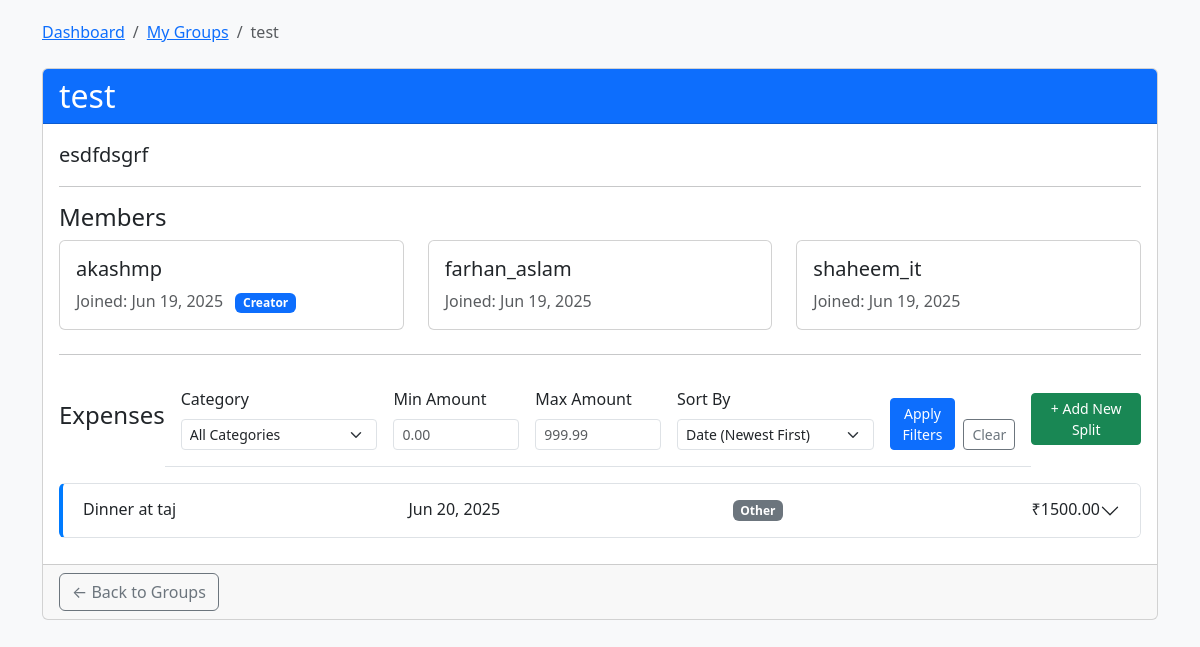
Page /dashboard/groups/4/ (signed in) on the committed database.
### hello/models.py (models this page shows, shortened)
class SplitGroup(models.Model):
    name = models.CharField(max_length=100)
    description = models.TextField(blank=True, null=True)
    created_at = models.DateTimeField(auto_now_add=True)
    creator = models.ForeignKey(User, on_delete=models.CASCADE)
    is_active = models.BooleanField(default=True)

class GroupMember(models.Model):
    group = models.ForeignKey(SplitGroup, on_delete=models.CASCADE)
    user = models.ForeignKey(User, on_delete=models.CASCADE)
    joined_at = models.DateTimeField(auto_now_add=True)
    class Meta:
        unique_together = ('group', 'user')

class Expense(models.Model):
    CATEGORY_CHOICES = [
        ('FOOD', 'Food'),
        ('FUEL', 'Fuel'),
        ('GROCERY', 'Grocery'),
        ('SHOPPING', 'Shopping'),
        ('BILLS', 'Bills'),
        ('TRAVEL', 'Travel'),
        ('ENTERTAINMENT', 'Entertainment'),
        ('OTHER', 'Other'),
    ]
    group = models.ForeignKey(SplitGroup, on_delete=models.CASCADE)
    name = models.CharField(max_length=100)
    amount = models.DecimalField(max_digits=10, decimal_places=2)
    date = models.DateTimeField(auto_now_add=True)
    paid_by = models.ForeignKey(User, on_delete=models.CASCADE)
    category = models.CharField(max_length=20, choices=CATEGORY_CHOICES, default='OTHER')
    is_active = models.BooleanField(default=True)

### hello/views.py (the view)
# urls.py: path('dashboard/groups/<int:group_id>/', views.view_group, name='view_group'),
@never_cache
@login_required
def view_group(request, group_id):
    group = get_object_or_404(SplitGroup, id=group_id)
    members = GroupMember.objects.filter(group=group).select_related('user')
    expenses = group.expense_set.all()
    current_category = request.GET.get('category', 'all')
    min_price = request.GET.get('min_price')
    max_price = request.GET.get('max_price')
    current_sort = request.GET.get('sort', 'date_desc')
    if current_category != 'all':
        expenses = expenses.filter(category=current_category)
    if min_price:
        try:
            expenses = expenses.filter(amount__gte=float(min_price))
        except ValueError:
            pass
    if max_price:
        try:
            expenses = expenses.filter(amount__lte=float(max_price))
        except ValueError:
            pass
    if current_sort == 'date_asc':
        expenses = expenses.order_by('date')
    elif current_sort == 'date_desc':
        expenses = expenses.order_by('-date')
    elif current_sort == 'name_asc':
        expenses = expenses.order_by('name')
    elif current_sort == 'name_desc':
        expenses = expenses.order_by('-name')
    elif current_sort == 'amount_asc':
        expenses = expenses.order_by('amount')
    elif current_sort == 'amount_desc':
        expenses = expenses.order_by('-amount')
    return render(request, 'hello/group_detail.html', {
        'group': group,
        'members': members,
        'expenses': expenses,  # Pass the filtered/sorted queryset
        'category_choices': Expense.CATEGORY_CHOICES,
        'current_category': current_category,
        'min_price': min_price,
        'max_price': max_price,
        'current_sort': current_sort,
        'user': request.user
    })

### hello/templates/hello/group_detail.html (shortened to what this page needs)
<!DOCTYPE html>
<html lang="en">
<head>
    <link rel="stylesheet" href="https://cdnjs.cloudflare.com/ajax/libs/font-awesome/6.0.0/css/all.min.css">
    <link href="https://cdn.jsdelivr.net/npm/bootstrap@5.3.0/dist/css/bootstrap.min.css" rel="stylesheet">
</head>
<body>
    <div class="container">
        <nav aria-label="breadcrumb" class="mb-4">
            <ol class="breadcrumb">
                <li class="breadcrumb-item"><a href="{% url 'dashboard' %}">Dashboard</a></li>
                <li class="breadcrumb-item"><a href="{% url 'list_groups' %}">My Groups</a></li>
                <li class="breadcrumb-item active">{{ group.name }}</li>
            </ol>
        </nav>
        <div class="card mb-4">
            <div class="card-header bg-primary text-white">
                <div class="d-flex justify-content-between align-items-center">
                    <h2 class="mb-0">{{ group.name }}</h2>
                </div>
            </div>
            <div class="card-body">
                <p class="lead">{{ group.description|default:"No description provided" }}</p>
                <hr>
                <h4>Members</h4>
                <div class="row row-cols-1 row-cols-md-3 g-4 mb-4">
                    {% for member in members %}
                    <div class="col">
                        <div class="card member-card">
                            <div class="card-body">
                                <h5 class="card-title">{{ member.user.username }}
                                </h5>
                                <p class="card-text text-muted">
                                    Joined: {{ member.joined_at|date:"M d, Y" }}
                                    {% if member.user == group.creator %}
                                    <span class="badge bg-primary ms-2">Creator</span>
                                    {% endif %}
                                </p>
                            </div>
                        </div>
                    </div>
                    {% endfor %}
                </div>
                <hr>
                <div class="d-flex justify-content-between align-items-center mb-3">
                    <h4>Expenses</h4>
<div class="card-body border-bottom">
    <form method="get" class="row g-3" id="filterForm">
        <div class="col-md-3">
            <label for="category" class="form-label">Category</label>
            <select name="category" id="category" class="form-select form-select-sm">
                <option value="all" {% if current_category == 'all' or not current_category %}selected{% endif %}>All Categories</option>
            </select>
        </div>
        <div class="col-md-2">
            <label for="min_price" class="form-label">Min Amount</label>
            <input type="number" name="min_price" id="min_price" class="form-control form-control-sm"
                   step="0.01" min="0" placeholder="0.00" value="{{ min_price }}">
        </div>
        <div class="col-md-2">
            <label for="max_price" class="form-label">Max Amount</label>
            <input type="number" name="max_price" id="max_price" class="form-control form-control-sm"
                   step="0.01" min="0" placeholder="999.99" value="{{ max_price }}">
        </div>
        <div class="col-md-3">
            <label for="sort" class="form-label">Sort By</label>
            <select name="sort" id="sort" class="form-select form-select-sm">
                <option value="date_desc" {% if current_sort == 'date_desc' %}selected{% endif %}>Date (Newest First)</option>
            </select>
        </div>
        <div class="col-md-2 d-flex align-items-end">
            <button type="submit" class="btn btn-primary btn-sm me-2">
                Apply Filters
            </button>
            <a href="{% url 'view_group' group.id %}" class="btn btn-outline-secondary btn-sm">
                Clear
            </a>
        </div>
    </form>
</div>
                    <a href="{% url 'add_expense' group.id %}" class="btn btn-success btn-sm">
                        + Add New Split
                    </a>
                </div>
                {% if expenses %}
                <div class="accordion" id="expensesAccordion">
                    {% for expense in expenses %}
                    <div class="accordion-item expense-item">
                        <h2 class="accordion-header" id="heading{{ expense.id }}">
                            <button class="accordion-button collapsed" type="button"
                                    data-bs-toggle="collapse"
                                    data-bs-target="#collapse{{ expense.id }}"
                                    aria-expanded="false"
                                    aria-controls="collapse{{ expense.id }}">
                                <div class="d-flex justify-content-between w-100">
                                    <span>{{ expense.name }}</span>
                                    <span>{{ expense.date|date:"M d, Y" }}</span>
                                    <span class="badge bg-secondary">{{ expense.get_category_display }}</span>
                                    <span class="ms-3">₹{{ expense.amount }}</span>
                                </div>
                            </button>
                        </h2>
                    </div>
                    {% endfor %}
                </div>
                {% else %}
                <div class="alert alert-info">
                    No expenses recorded yet.
                </div>
                {% endif %}
            </div>
            <div class="card-footer">
                <div class="d-flex justify-content-between">
                    <a href="{% url 'list_groups' %}" class="btn btn-outline-secondary">← Back to Groups</a>
                </div>
            </div>
        </div>
    </div>
</body>
</html>

### hello/templates/hello/group_detail.html (style rules this page uses)
body { padding: 20px; background-color: #f8f9fa; }
.member-card { transition: all 0.2s; }
.expense-item { border-left: 4px solid #007bff; margin-bottom: 10px; }
.border-bottom { border-bottom: 1px solid #dee2e6 !important; }
.form-select-sm, .form-control-sm { padding: 0.25rem 0.5rem; font-size: 0.875rem; }

### rows in the picture
SplitGroup: name "test", description "esdfdsgrf"
GroupMember: user.username "akashmp", joined_at "Jun 19, 2025", shows "Creator"
GroupMember: user.username "farhan_aslam", joined_at "Jun 19, 2025"
GroupMember: user.username "shaheem_it", joined_at "Jun 19, 2025"
Expense: name "Dinner at taj", date "Jun 20, 2025", category "Other", amount "1500.00"
